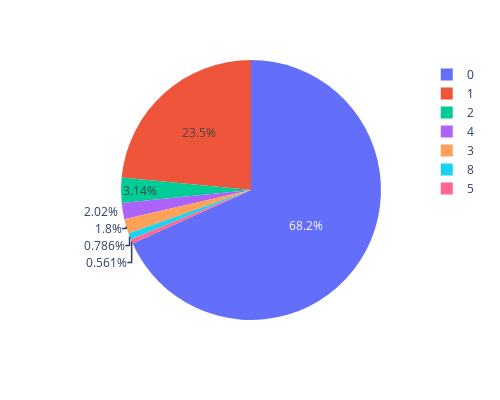

The cell this chart's notebook holds for it:
### Code cell
px.pie(names=df['SibSp'].value_counts().index,
       values=df['SibSp'].value_counts().values,height=400,width=500)
# most of the people are travelling alone where as there are some people who is travelling with 8 siblings

### Figure 1 — Plotly figure (JSON) as saved in the notebook; plotly's stock layout.template omitted (floating-point values rounded to 4 significant figures)
{"data": [{"domain": {"x": [0, 1], "y": [0, 1]}, "hovertemplate": "label=%{label}<br>value=%{value}<extra></extra>", "labels": [0, 1, 2, 4, 3, 8, 5], "legendgroup": "", "name": "", "showlegend": true, "type": "pie", "values": [608, 209, 28, 18, 16, 7, 5]}], "layout": {"height": 400, "legend": {"tracegroupgap": 0}, "margin": {"t": 60}, "width": 500}}
